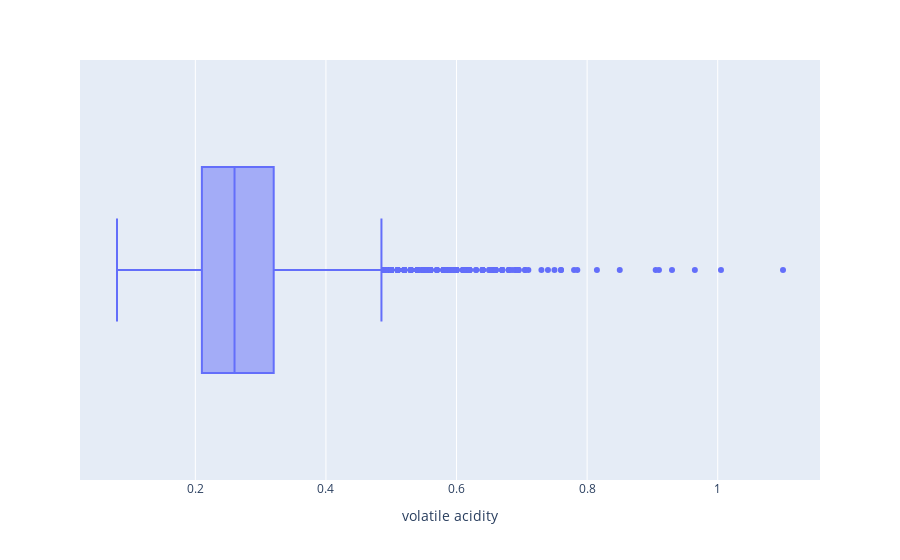

Notebook cell for this chart:
### Markdown cell above
Observando o gráfico de histograma da variável de acidez volátil, podemos ver que essa varíavel possui uma assimetria positiva nos seus dados, afim de melhorar isso podemos propor uma transformação logarítimica para tentar corrigir essa assimetria possitiva.

### Code cell
# Criação do grafico box-plot para a variável 'fixed acidity'
px.box(x, "volatile acidity").show()

### Figure 1 — Plotly figure (JSON) as saved in the notebook; plotly's stock layout.template omitted (floating-point values rounded to 4 significant figures; data arrays with more than 128 entries replaced by an {"elided": "..."} marker saying what was removed)
{"data": [{"alignmentgroup": "True", "hovertemplate": "volatile acidity=%{x}<extra></extra>", "legendgroup": "", "marker": {"color": "#636efa"}, "name": "", "notched": false, "offsetgroup": "", "orientation": "h", "showlegend": false, "type": "box", "x": {"elided": "4898 float values"}, "x0": " ", "xaxis": "x", "y0": " ", "yaxis": "y"}], "layout": {"boxmode": "group", "legend": {"tracegroupgap": 0}, "margin": {"t": 60}, "xaxis": {"anchor": "y", "domain": [0, 1], "title": {"text": "volatile acidity"}}, "yaxis": {"anchor": "x", "domain": [0, 1]}}}
